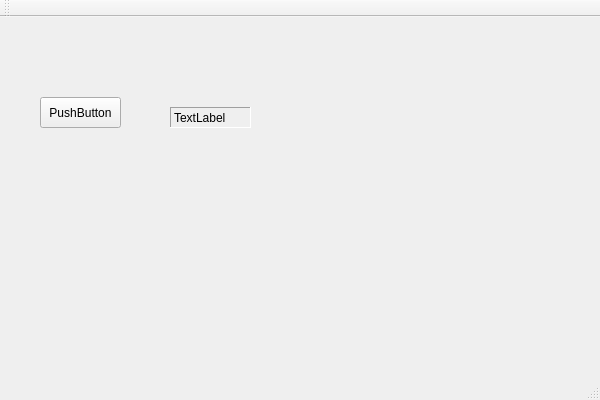
<?xml version="1.0" encoding="UTF-8"?>
<ui version="4.0">
 <class>QtGuiApplication1Class</class>
 <widget class="QMainWindow" name="QtGuiApplication1Class">
  <property name="geometry">
   <rect>
    <x>0</x>
    <y>0</y>
    <width>600</width>
    <height>400</height>
   </rect>
  </property>
  <property name="windowTitle">
   <string>QtGuiApplication1</string>
  </property>
  <widget class="QWidget" name="centralWidget">
   <widget class="QPushButton" name="pushButton">
    <property name="geometry">
     <rect>
      <x>40</x>
      <y>80</y>
      <width>81</width>
      <height>31</height>
     </rect>
    </property>
    <property name="text">
     <string>PushButton</string>
    </property>
   </widget>
   <widget class="QLabel" name="label">
    <property name="geometry">
     <rect>
      <x>170</x>
      <y>90</y>
      <width>81</width>
      <height>21</height>
     </rect>
    </property>
    <property name="frameShape">
     <enum>QFrame::Panel</enum>
    </property>
    <property name="frameShadow">
     <enum>QFrame::Sunken</enum>
    </property>
    <property name="text">
     <string>TextLabel</string>
    </property>
   </widget>
  </widget>
  <widget class="QMenuBar" name="menuBar">
   <property name="geometry">
    <rect>
     <x>0</x>
     <y>0</y>
     <width>600</width>
     <height>23</height>
    </rect>
   </property>
  </widget>
  <widget class="QToolBar" name="mainToolBar">
   <attribute name="toolBarArea">
    <enum>TopToolBarArea</enum>
   </attribute>
   <attribute name="toolBarBreak">
    <bool>false</bool>
   </attribute>
  </widget>
  <widget class="QStatusBar" name="statusBar"/>
 </widget>
 <layoutdefault spacing="6" margin="11"/>
 <resources>
  <include location="QtGuiApplication1.qrc"/>
 </resources>
 <connections>
  <connection>
   <sender>pushButton</sender>
   <signal>clicked()</signal>
   <receiver>QtGuiApplication1Class</receiver>
   <slot>button()</slot>
   <hints>
    <hint type="sourcelabel">
     <x>49</x>
     <y>132</y>
    </hint>
    <hint type="destinationlabel">
     <x>20</x>
     <y>135</y>
    </hint>
   </hints>
  </connection>
 </connections>
 <slots>
  <slot>button()</slot>
 </slots>
</ui>
